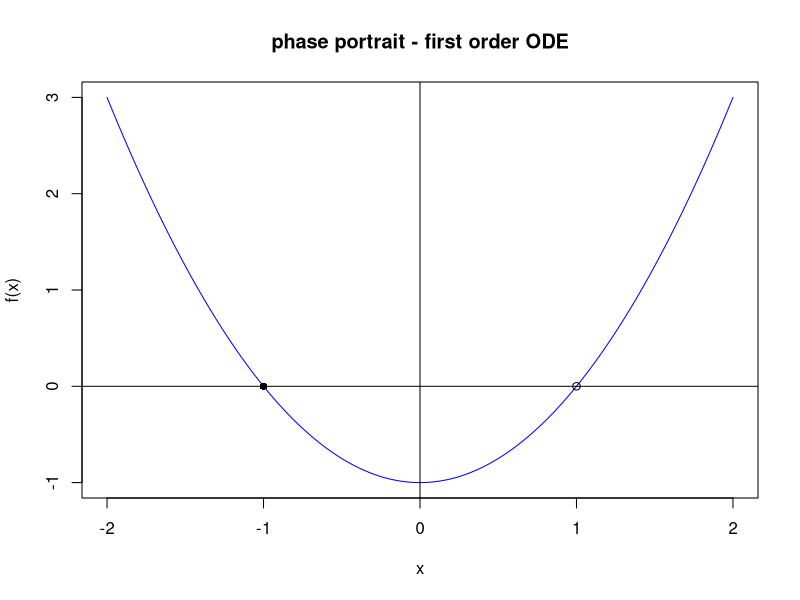
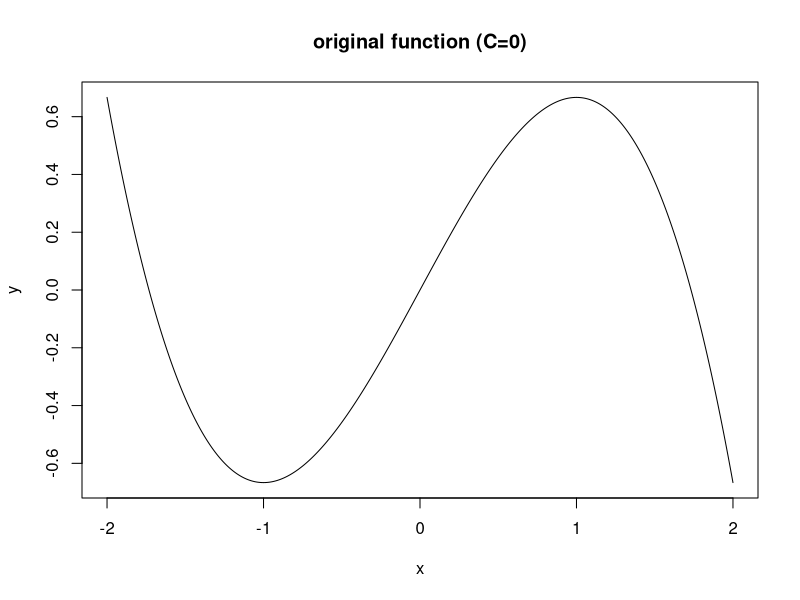
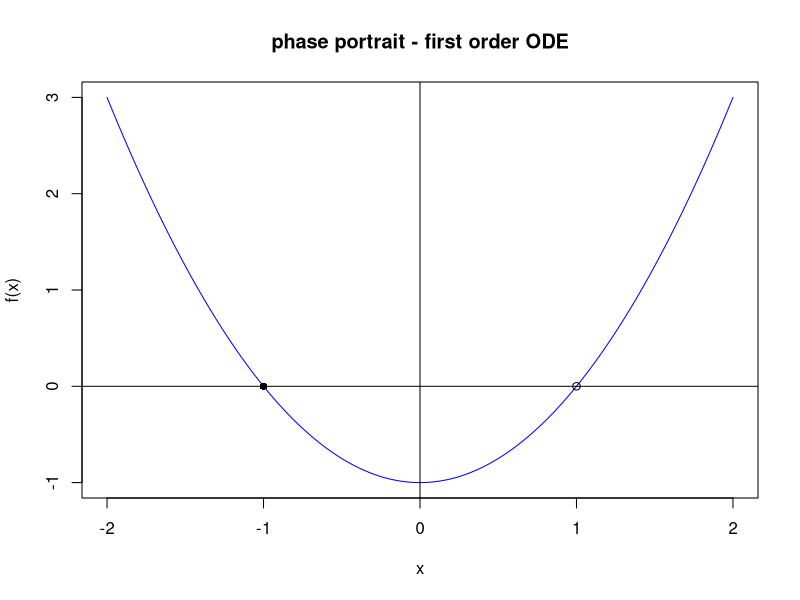
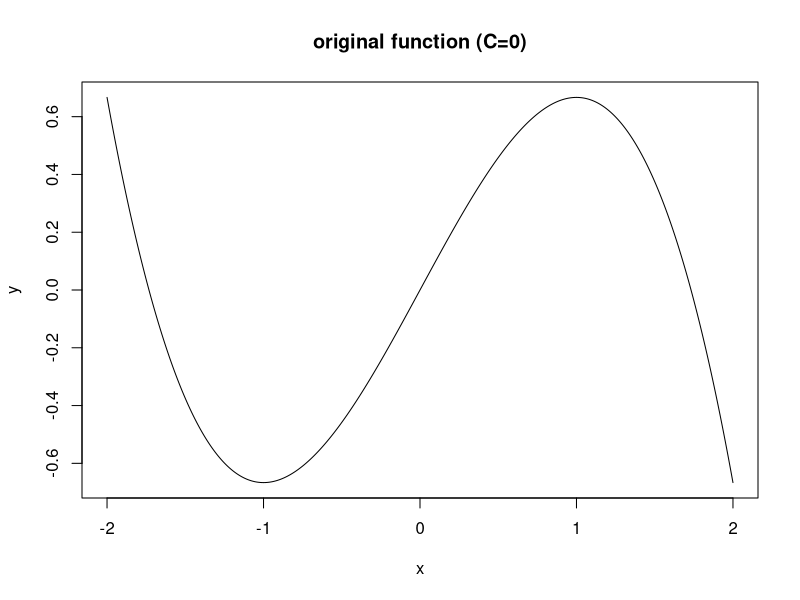
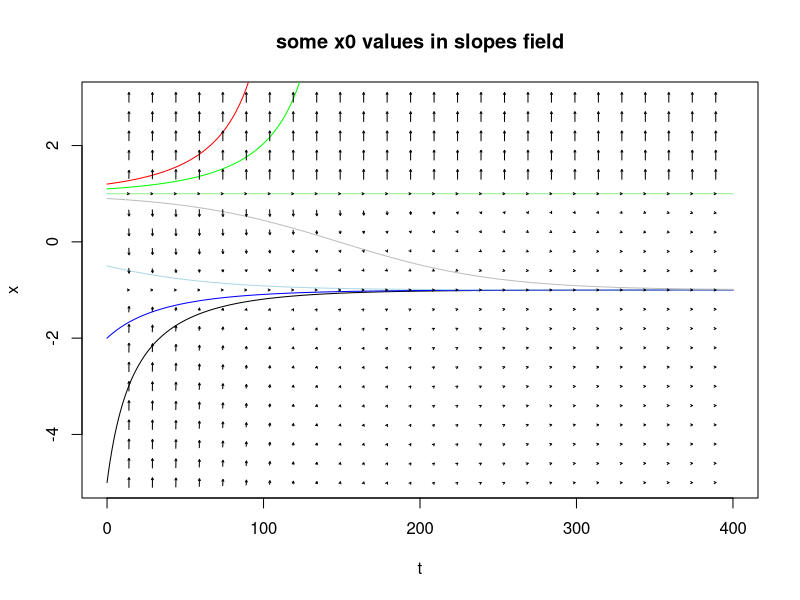

Write the R code that produced these figures, in order.
## ---- chunk 1
## Poorly written, but it's enough for today.
## Supporting functions:

## Draw a Phase Portrait:
draw_phase_portrait <- function(dot_x, x_min=-10, x_max=10, x_step = .01) {
  # if(is.null(dot_x)) return("Single ODE required")
  
  x_range <- seq(x_min, x_max, x_step)
  fun_df <- data.frame(x = x_range, d_x = sapply(x_range, dot_x))
  
  fixed_points_pos <- which(fun_df$d_x==0)

  plot(fun_df, 
       ylab="f(x)",
       type="l", col="blue", main="phase portrait - first order ODE")
  ## Axis help understand the visualization in these cases:
  abline(h=0)
  abline(v=0)
  ## fixed_points:
  if(length(fixed_points_pos) > 0) {
    ## We need to differentiate the STABLE from UNSTABLE points
    ## Stable will be "full points"
    points_types <- rep(1, length(fixed_points_pos))
    # print(points_types)
    for(pos_index in 1:length(fixed_points_pos)) {
      if(fixed_points_pos[pos_index] == 1) { ## i.e. first entry in range:
        if(fun_df[2, 2] < 0) points_types[pos_index] <- 16
      } else {
        if(fun_df[fixed_points_pos[pos_index]-1, 2] > 0) points_types[pos_index] <- 16
      }
    }
    points(fun_df[fixed_points_pos,], pch=points_types) ## That's OK as a start
  }
}

## Let's use first the (simple) Euler method for showing what really happens then:
# x_n+1 = x_n + f(xn)*delta(t), for t very small ideally.
generate_particle_positions_for_x0 <- function(x0, fun_x, n_steps=400, time_step=0.01) {
  particle_positions <- data.frame(t=0, x=x0)
  xn <- x0
  for(i in 1:n_steps) {
    x_n_plus_1 <- xn + dot_x(xn) * time_step
    particle_positions <- 
      rbind(particle_positions,
            data.frame(t=i,x=x_n_plus_1))
    xn <- x_n_plus_1
  }
  particle_positions
}

## For each position, we gather the slope, which is...
## the value of the derivative at that point! Of course.
generate_particle_slopes_for_x0 <- function(x0, dot_x, n_steps=400, time_step=0.01) {
  particle_slopes <- data.frame(t=0, slope=dot_x(x0))
  xn <- x0
  for(i in 1:n_steps) {
    x_n_plus_1 <- xn + dot_x(xn) * time_step
    particle_slopes <- 
      rbind(particle_slopes,
            data.frame(t=i,slope=dot_x(xn)))
    xn <- x_n_plus_1
  }
  particle_slopes
}

## Now to generate the field, we need many "points" to be drawn as small slopes...
generate_time_slopes_field <- function(dot_x, x0_seq=seq(-5, 3, 0.4), time_range=c(0, 4), time_step=0.01) {
  slopes_df <- NULL
  radius <- 0.1
  for(x0 in x0_seq) {
      ## Could have used the function parameters, better... Oh well.
    t_slopes <- generate_particle_slopes_for_x0(x0, dot_x, n_steps=400, time_step = 0.01)
    ## Subset to make it more visually appealing...
    t_slopes <- t_slopes[1:nrow(t_slopes) %% 15 == 0,]
    # if(x0 == 0.9) head(t_slopes)
    for(t_time in 1:nrow(t_slopes)) {
      arrows(radius*cos(atan(t_slopes[t_time, "slope"])+pi)+t_slopes[t_time, "t"],
             radius*sin(atan(t_slopes[t_time, "slope"])+pi)+x0,
             radius*cos(atan(t_slopes[t_time, "slope"]))+t_slopes[t_time, "t"],
             radius*sin(atan(t_slopes[t_time, "slope"]))+x0, 
             length = 0.2*radius)
    }
  }
}
## ---- chunk 2
## "Simple" ODE: (Example 2.2.1 of "Nonlinear Dynamics and Chaos", by S. Strogatz)

## Code better commented when I create and share the original code on my Github at some later (unknown) date...

## So, negated and derived, we get:
dot_x <- function(x) x^2-1
## Which should be coherent with ODE: d(x)/d(t)-x^2+1=0

x_min <- -2 ; x_max <- 2

## Let's try to draw a "phase portrait" for this x' = f(x)
draw_phase_portrait(dot_x, x_min, x_max)
## Now, clarification: on a phase portrait:
## The "flow" is to the right when dx > 0, to the left when dx < 0.

## ---- chunk 3
## Integrating the example, we are talking about a particle that moves in space
## following:
## f(x) = -1/3x^3+x+C

## original function: Integral of -x^2+1 is:
orig_fun <- function(x, const_C=0) {
  -(x^3)/3+x+const_C
}

orig_seq <- seq(x_min, x_max, 0.01)
orig_points <- data.frame(x=orig_seq, y=orig_fun(orig_seq, 0))
plot(orig_points, type="l", main="original function (C=0)")

## ---- chunk 4
draw_phase_portrait(dot_x, x_min, x_max)
## ---- chunk 5
plot(orig_points, type="l", main="original function (C=0)")
## ---- chunk 6
particle_positions1 <- generate_particle_positions_for_x0(-5, fun_x)
particle_positions2 <- generate_particle_positions_for_x0(-2, fun_x)
particle_positions3 <- generate_particle_positions_for_x0(-.5, fun_x)
particle_positions4 <- generate_particle_positions_for_x0(.9, fun_x)
particle_positions5 <- generate_particle_positions_for_x0(1, fun_x)
particle_positions6 <- generate_particle_positions_for_x0(1.1, fun_x)
particle_positions7 <- generate_particle_positions_for_x0(1.2, fun_x)

# par(mfrow=c(1,1))
plot(particle_positions1, 
     ylim = c(-5, 3),
     type="l",
     main="some x0 values in slopes field",
     col="black")
lines(particle_positions2, col="blue")
lines(particle_positions3, col="lightblue")
lines(particle_positions4, col="grey")  
lines(particle_positions5, col="lightgreen")  
lines(particle_positions6, col="green")  
lines(particle_positions7, col="red")  

generate_time_slopes_field(dot_x)
